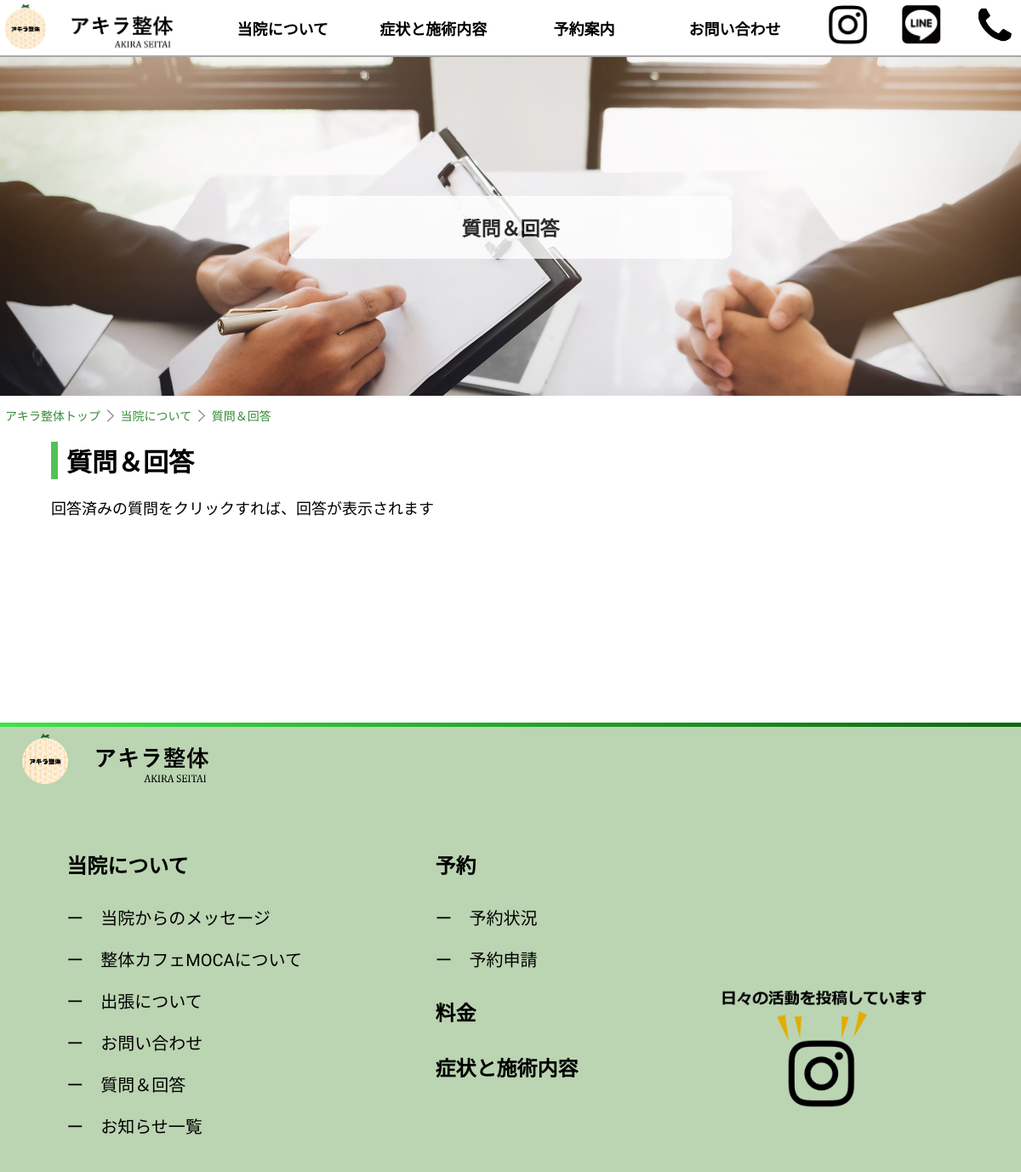
Page /faq/ on the earlier database version.
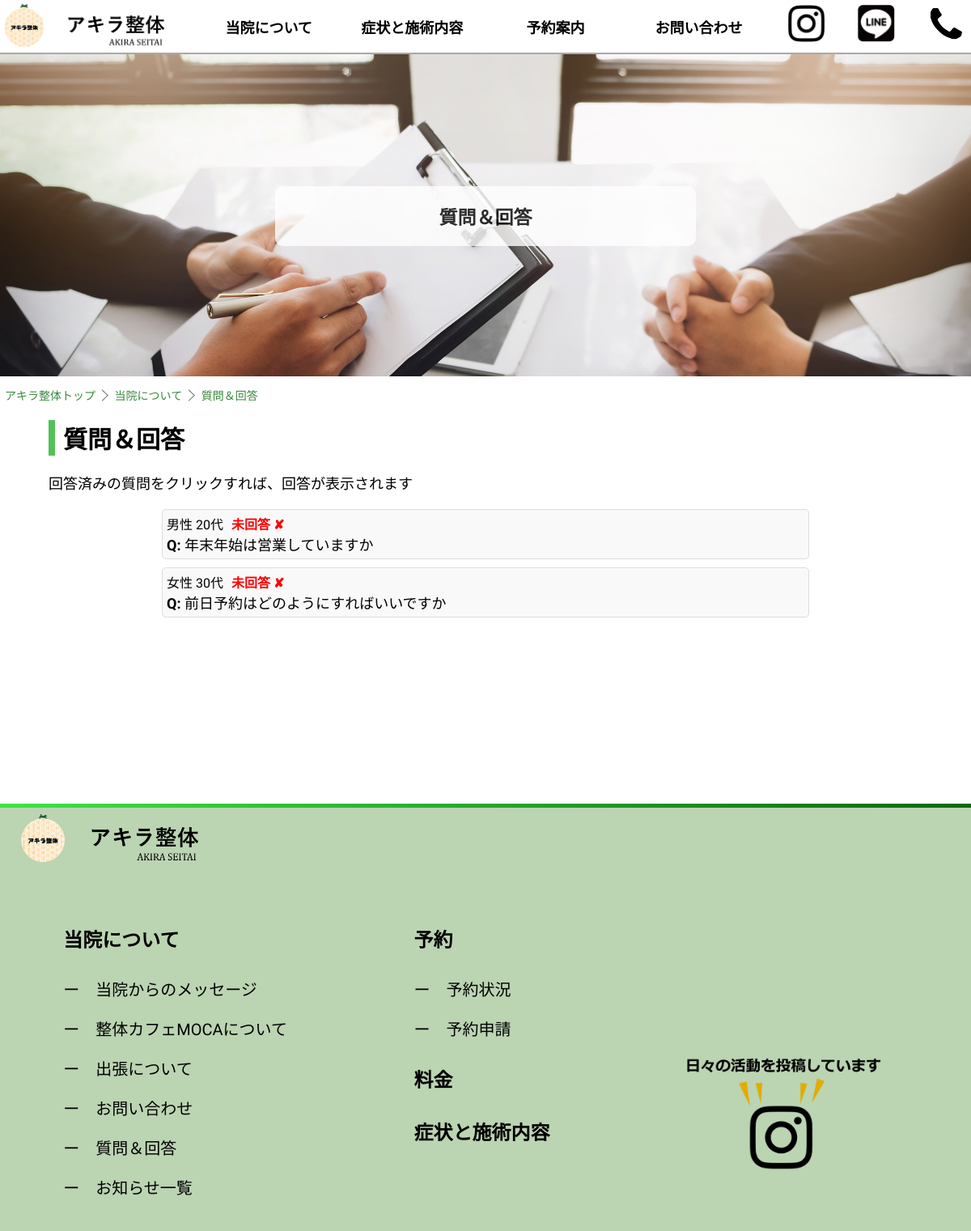
Same page on the later database version.
### calendarapp/models.py (models this page shows, shortened)
class Contact(models.Model):
    GENDER_CHOICES = [
        ('男性', '男性'),
        ('女性', '女性'),
        ('その他', 'その他'),
    ]
    AGE_CHOICES = [
        ('10代', '10代'),
        ('20代', '20代'),
        ('30代', '30代'),
        ('40代', '40代'),
        ('50代', '50代'),
        ('60代以上', '60代以上'),
    ]
    gender = models.CharField(max_length=10, choices=GENDER_CHOICES)  # 性別
    age = models.CharField(max_length=10, choices=AGE_CHOICES)       # 年齢
    message = models.TextField()
    answer = models.TextField(blank=True, null=True)

### calendarapp/views.py (the view)
# urls.py: path('faq/', views.faq_view, name='faq'),
def faq_view(request):
    contacts = Contact.objects.all()
    return render(request, 'calendarapp/faq.html', {'contacts': contacts})

### calendarapp/templates/calendarapp/faq.html (shortened to what this page needs)
{% extends 'base.html' %}
{% block content %}
{% load static %}
<body>
   <div class="toppage">
       <div class="text-overlay">
          質問＆回答
       </div>
  </div>
  <div class="directory_box">
      <a href="{% url 'home' %}" ><div class="directory_item">アキラ整体トップ</div></a>
      <img src="{% static 'calendarapp/images/arrow3.png' %}" alt="矢印" class="directory_img">
      <a href="{% url 'detail' %}" ><div class="directory_item">当院について</div></a>
      <img src="{% static 'calendarapp/images/arrow3.png' %}" alt="矢印" class="directory_img">
      <div class="directory_item1">質問＆回答</div>
  </div>
  <div class="heading">質問＆回答</div>
  <div class="faq_body">回答済みの質問をクリックすれば、回答が表示されます</div>
    <div class="container">
        {% for contact in contacts %}
       <div class="faq-block">
                <div class="faq_title">
                    {{ contact.gender }} {{ contact.age }}
                    {% if contact.answer %}
                    <div class="faq_ok">回答済 ✔</div>
                    {% else %}
                    <div class="faq_ng">未回答 ✘</div>
                    {% endif %}
                </div>
                <div class="situmon_kaitou"><strong>Q:</strong> {{ contact.message }}</div>
       </div>
        {% endfor %}
    </div>
</body>
{% endblock %}

Differences in the rows shown:
added Contact: gender "男性", age "20代", answer "未回答 ✘", message "年末年始は営業していますか"
added Contact: gender "女性", age "30代", shows "未回答 ✘", message "前日予約はどのようにすればいいですか"
